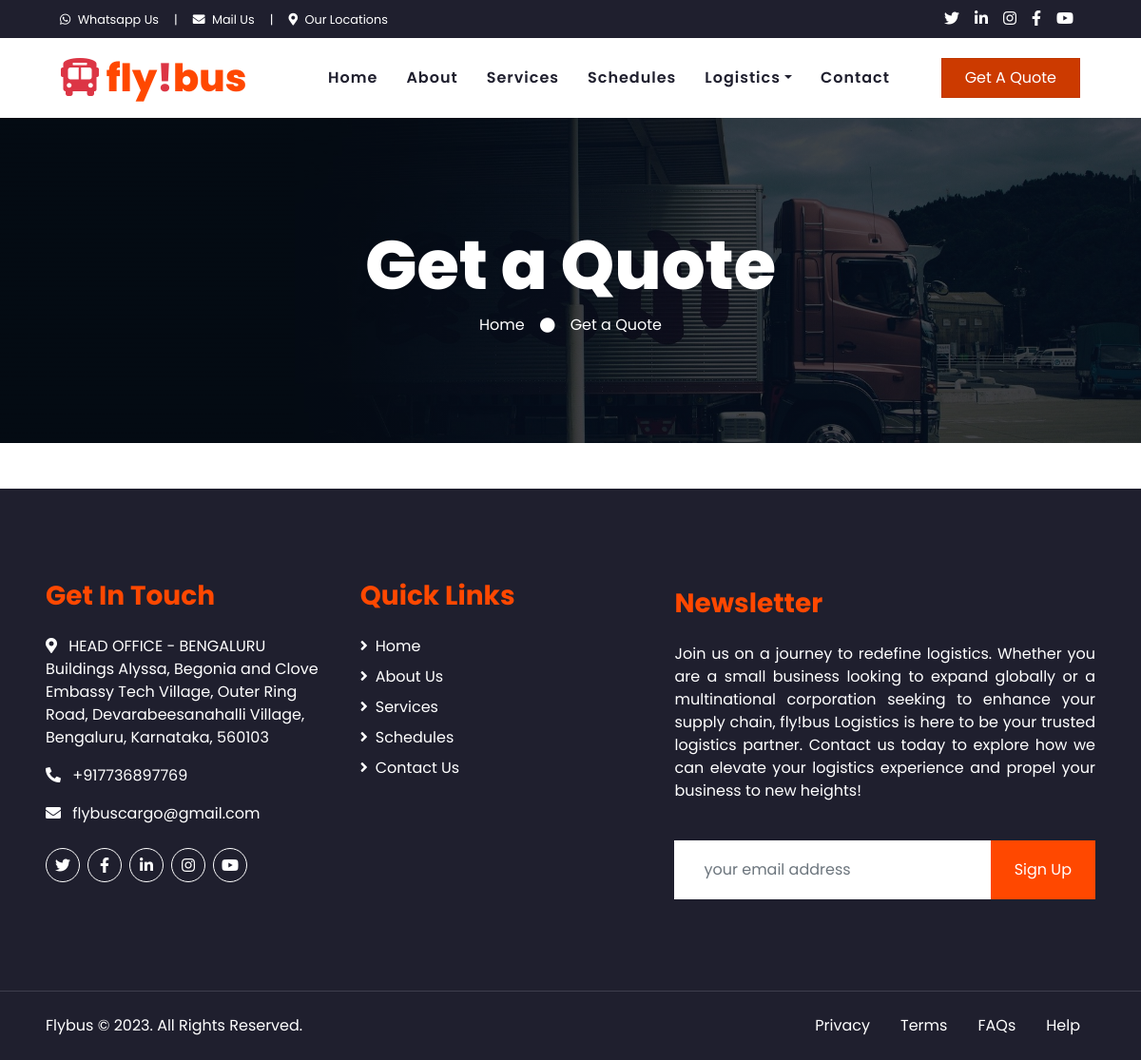
The app's page /Frontend/requestquote/ with its own data.
### Backend/models.py (models this page shows)
class AddressDb(models.Model):
    Email = models.CharField(max_length=100, null=True, blank=True)
    Website = models.CharField(max_length=100, null=True, blank=True)
    Address = models.TextField(null=True, blank=True)
    ContactNum = models.CharField(max_length=100, null=True, blank=True)
    Copy_right = models.CharField(max_length=100, null=True, blank=True)

### Frontend/models.py (models this page shows)
class MainbodyDb(models.Model):
    Top_Heading = models.CharField(max_length=255, null=True, blank=True)
    Main_Heading = models.CharField(max_length=255, null=True, blank=True)
    Sub_Heading = models.CharField(max_length=255, null=True, blank=True)
    Content_P1 = models.TextField(null=True, blank=True)
    Content_P2 = models.TextField(null=True, blank=True)
    Content_P3 = models.TextField(null=True, blank=True)
    Content_P4 = models.TextField(null=True, blank=True)
    Content_P5 = models.TextField(null=True, blank=True)

### Frontend/views.py (the view)
# urls.py: path('requestquote/', views.requestquote, name='requestquote'),
def requestquote(request):
    address = AddressDb.objects.all()
    type = TypeDB.objects.all()
    slider = MainbodyDb.objects.all()
    return render(request, 'home/freequote.html', {'address': address, 'type': type, 'slider': slider})

### Frontend/templates/home/freequote.html (shortened to what this page needs)
<!DOCTYPE html>
{% load static %}
<html lang="en">
<head>
    <link href="https://cdnjs.cloudflare.com/ajax/libs/font-awesome/5.10.0/css/all.min.css" rel="stylesheet">
    <link href="{% static 'lib/owlcarousel/assets/owl.carousel.min.css' %}" rel="stylesheet">
    <link href="{% static 'css/style.css' %}" rel="stylesheet">
</head>
<body>
    <div class="container-fluid bg-dark">
        <div class="row py-2 px-lg-5">
            <div class="col-lg-6 text-center text-lg-left mb-2 mb-lg-0">
                <div class="d-inline-flex align-items-center text-white">
                    {% for i in address %}
                    <small><i class="fab fa-whatsapp mr-1"></i>
                        <a href="https://wa.me/{{i.ContactNum}}" class="text-white text-decoration-none">
                            <span>Whatsapp Us</span>
                        </a>
                    </small>
                    <small class="px-3">|</small>
                    <small><i class="fa fa-envelope mr-1"></i>
                        <a href="mailto:{{i.Email}}" class="text-white text-decoration-none">
                            <span>Mail Us</span>
                        </a>
                    </small>
                    <small class="px-3">|</small>
                    {% endfor %}
                    <small><i class="fas fa-map-marker-alt mr-1"></i>
                        <a href="{% url 'location' %}" class="text-white text-decoration-none">
                            <span>Our Locations</span>
                        </a>
                    </small>
                </div>
            </div>
            <div class="col-lg-6 text-center text-lg-right">
                <div class="d-inline-flex align-items-center">
                    <a class="text-white px-2" href="https://twitter.com">
                        <i class="fab fa-twitter"></i>
                    </a>
                    <a class="text-white px-2" href="https://www.linkedin.com">
                        <i class="fab fa-linkedin-in"></i>
                    </a>
                    <a class="text-white px-2" href="https://www.instagram.com">
                        <i class="fab fa-instagram"></i>
                    </a>
                    <a class="text-white px-2" href="https://www.facebook.com">
                        <i class="fab fa-facebook-f"></i>
                    </a>
                    <a class="text-white px-2" href="https://www.youtube.com">
                        <i class="fab fa-youtube"></i>
                    </a>
                </div>
            </div>
        </div>
    </div>
    <div class="container-fluid p-0">
        <nav class="navbar navbar-expand-lg bg-light navbar-light py-3 py-lg-0 px-lg-5">
            <a href="#" class="navbar-brand ml-lg-3">
                <h1 class="m-0 display-5 text-primary">
                    <i class="fas fa-bus-alt text-danger"></i> fly<span class="text-danger">!</span>bus
                </h1>
            </a>
            <div class="collapse navbar-collapse justify-content-between px-lg-3" id="navbarCollapse">
                <div class="navbar-nav m-auto py-0">
                    <a href="{% url 'frontindex' %}" class="nav-item nav-link">Home</a>
                    <a href="{% url 'aboutPage' %}" class="nav-item nav-link">About</a>
                    <a href="{% url 'servPage' %}" class="nav-item nav-link">Services</a>
                    <a href="{% url 'schedulepage' %}" class="nav-item nav-link">Schedules</a>
                    <div class="nav-item dropdown">
                        <a href="#" class="nav-link dropdown-toggle" data-toggle="dropdown">Logistics</a>
                    </div>
                    <a href="{% url 'contactpage' %}" class="nav-item nav-link">Contact</a>
                </div>
                <a href="{% url 'requestquote' %}" class="btn btn-primary py-2 px-4 d-none d-lg-block active">Get A
                    Quote</a>
            </div>
        </nav>
    </div>
    <div class="jumbotron jumbotron-fluid mb-5">
        <div class="container text-center py-5">
            <h1 class="text-white display-3">Get a Quote</h1>
            <div class="d-inline-flex align-items-center text-white">
                <p class="m-0"><a class="text-white" href="{% url 'frontindex' %}">Home</a></p>
                <i class="fa fa-circle px-3"></i>
                <p class="m-0">Get a Quote</p>
            </div>
        </div>
    </div>
    <div class="container-fluid bg-dark text-white mt-5 py-5 px-sm-3 px-md-5">
        <div class="row pt-5">
            <div class="col-lg-7 col-md-6">
                <div class="row">
                    <div class="col-md-6 mb-5">
                        {% for i in address %}
                        <h3 class="text-primary mb-4">Get In Touch</h3>
                        <p><i class="fa fa-map-marker-alt mr-2"></i>
                            <a href="https://maps.app.goo.gl/4d2n4QxfSasVx5fx8" class="text-decoration-none">
                                <span class="text-white">{{i.Address}}</span>
                            </a>
                        </p>
                        <p><i class="fa fa-phone-alt mr-2"></i>
                            <a href="tel:{{i.ContactNum}}" class="text-decoration-none">
                                <span class="text-white">+{{i.ContactNum}}</span>
                            </a>
                        </p>
                        <p><i class="fa fa-envelope mr-2"></i>
                            <a href="mailto:{{i.Email}}" class="text-decoration-none">
                                <span class="text-white">{{i.Email}}</span>
                            </a>
                        </p>
                        {% endfor %}
                        <div class="d-flex justify-content-start mt-4">
                            <a class="btn btn-outline-light btn-social mr-2" href="https://twitter.com">
                                <i class="fab fa-twitter"></i>
                            </a>
                            <a class="btn btn-outline-light btn-social mr-2" href="https://www.facebook.com">
                                <i class="fab fa-facebook-f"></i>
                            </a>
                            <a class="btn btn-outline-light btn-social mr-2" href="https://www.linkedin.com">
                                <i class="fab fa-linkedin-in"></i>
                            </a>
                            <a class="btn btn-outline-light btn-social mr-2" href="https://www.instagram.com">
                                <i class="fab fa-instagram"></i>
                            </a>
                            <a class="btn btn-outline-light btn-social" href="https://www.youtube.com">
                                <i class="fab fa-youtube"></i>
                            </a>
                        </div>
                    </div>
                    <div class="col-md-6 mb-5">
                        <h3 class="text-primary mb-4">Quick Links</h3>
                        <div class="d-flex flex-column justify-content-start">
                            <a class="text-white mb-2" href="{% url 'frontindex' %}">
                                <i class="fa fa-angle-right mr-2"></i><span>Home</span>
                            </a>
                            <a class="text-white mb-2" href="{% url 'aboutPage' %}">
                                <i class="fa fa-angle-right mr-2"></i><span>About Us</span>
                            </a>
                            <a class="text-white mb-2" href="{% url 'servPage' %}">
                                <i class="fa fa-angle-right mr-2"></i><span>Services</span>
                            </a>
                            <a class="text-white mb-2" href="{% url 'schedulepage' %}">
                                <i class="fa fa-angle-right mr-2"></i><span>Schedules</span>
                            </a>
                            <a class="text-white" href="{% url 'contactpage' %}">
                                <i class="fa fa-angle-right mr-2"></i><span>Contact Us</span>
                            </a>
                        </div>
                    </div>
                </div>
            </div>
            <div class="col-lg-5 col-md-6 mb-5">
                {% for i in slider %}
                <div class="py-2 mb-3">
                    <h3 class="text-primary mb-4"> Newsletter </h3>
                    <p class="text-justify"> {{i.Content_P5}} </p>
                </div>
                {% endfor %}
                <div class="w-100">
                    <form action="#" method="post">
                        <div class="input-group">
                            {% if request.session.Email %}
                            <input type="text" class="form-control border-light text-lowercase"
                                placeholder="Your Email Address" value="{{request.session.Email}}" required>
                            <div class="input-group-append">
                                <button class="btn btn-primary px-4">Sign Up</button>
                            </div>
                            {% else %}
                            <input type="text" class="form-control border-light text-lowercase"
                                placeholder="Your Email Address" required>
                            <div class="input-group-append">
                                <button class="btn btn-primary px-4">Sign Up</button>
                            </div>
                            {% endif %}
                        </div>
                    </form>
                </div>
            </div>
        </div>
    </div>
    <div class="container-fluid bg-dark text-white border-top py-4 px-sm-3 px-md-5"
        style="border-color: #3E3E4E !important;">
        <div class="row">
            {% for i in address %}
            <div class="col-lg-6 text-center text-md-left mb-3 mb-md-0">
                <p class="m-0">
                    <a href="#" class="text-white"> {{i.Copy_right}} </a> <a href="https://htmlcodex.com"></a>
                </p>
            </div>
            {% endfor %}
            <div class="col-lg-6 text-center text-md-right">
                <ul class="nav d-inline-flex">
                    <li class="nav-item">
                        <a class="nav-link text-white py-0" href="#">Privacy</a>
                    </li>
                    <li class="nav-item">
                        <a class="nav-link text-white py-0" href="#">Terms</a>
                    </li>
                    <li class="nav-item">
                        <a class="nav-link text-white py-0" href="#">FAQs</a>
                    </li>
                    <li class="nav-item">
                        <a class="nav-link text-white py-0" href="#">Help</a>
                    </li>
                </ul>
            </div>
        </div>
    </div>
</body>
</html>

### records on screen
AddressDb: Address "HEAD OFFICE - BENGALURU Buildings Alyssa, Begonia and Clove Embassy Tech Village, Outer Ring Road, Devarabeesanahalli Village, Bengaluru, Karnataka, 560103", ContactNum "917736897769", Email "flybuscargo@gmail.com", Copy_right "Flybus © 2023. All Rights Reserved."
MainbodyDb: Content_P5 "Join us on a journey to redefine logistics. Whether you are a small business looking to expand globally or a multinational corporation seeking to enhance your supply chain, fly!bus Logistics is here to be your trusted logistics partner. Contact us today to explore how we can elevate your logistics experience and propel your business to new heights!"
